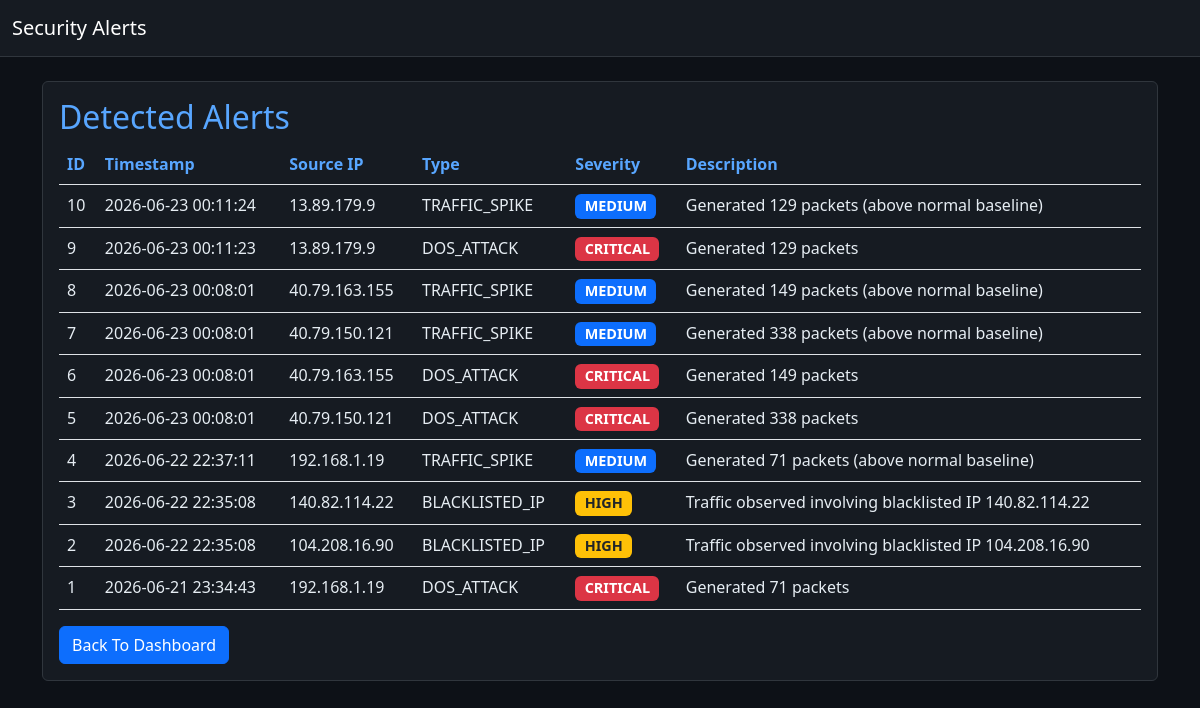
Screenshot of /alerts with the database file from the repository.
### tables this page shows
CREATE TABLE alerts (
        id INTEGER PRIMARY KEY AUTOINCREMENT,
        timestamp TEXT,
        source_ip TEXT,
        alert_type TEXT,
        description TEXT
    , severity TEXT);

### app.py (the view)
@app.route("/alerts")
def alerts():
    conn = sqlite3.connect(DB_NAME)
    alerts_df = pd.read_sql_query(
        """
        SELECT *
        FROM alerts
        ORDER BY id DESC
        """,
        conn
    )
    conn.close()
    return render_template(
        "alerts.html",
        alerts=alerts_df.to_dict("records")
    )

### templates/alerts.html (shortened to what this page needs)
<!DOCTYPE html>
<html>
<head>
<link href="https://cdn.jsdelivr.net/npm/bootstrap@5.3.3/dist/css/bootstrap.min.css"
      rel="stylesheet">
<link rel="stylesheet"
      href="{{ url_for('static', filename='style.css') }}">
</head>
<body>
<nav class="navbar navbar-dark mb-4">
<div class="container-fluid">
    <span class="navbar-brand">
        Security Alerts
    </span>
</div>
</nav>
<div class="container">
<div class="card">
    <div class="card-body">
        <h2>Detected Alerts</h2>
        <table class="table">
            <thead>
                <tr>
                    <th>ID</th>
                    <th>Timestamp</th>
                    <th>Source IP</th>
                    <th>Type</th>
                    <th>Severity</th>
                    <th>Description</th>
                </tr>
            </thead>
            <tbody>
            {% for alert in alerts %}
                <tr>
                    <td>{{ alert["id"] }}</td>
                    <td>{{ alert["timestamp"] }}</td>
                    <td>{{ alert["source_ip"] }}</td>
                    <td>{{ alert["alert_type"] }}</td>
                    <td>
                        {% if alert["severity"] == "CRITICAL" %}
                            <span class="badge bg-danger">
                                CRITICAL
                            </span>
                        {% elif alert["severity"] == "HIGH" %}
                            <span class="badge bg-warning text-dark">
                                HIGH
                            </span>
                        {% else %}
                            <span class="badge bg-primary">
                                {{ alert["severity"] }}
                            </span>
                        {% endif %}
                    </td>
                    <td>{{ alert["description"] }}</td>
                </tr>
            {% endfor %}
            </tbody>
        </table>
        <a href="/"
           class="btn btn-primary">
           Back To Dashboard
        </a>
    </div>
</div>
</div>
</body>
</html>

### static/style.css (style rules this page uses)
body { background-color: #0d1117 !important; color: #e6edf3 !important; }
.navbar { background-color: #161b22 !important; border-bottom: 1px solid #30363d; }
.card { background-color: #161b22 !important; border: 1px solid #30363d !important; color: #e6edf3 !important; }
.card-body { color: #e6edf3 !important; }
.table { color: #e6edf3 !important; background-color: #161b22 !important; }
.table th { color: #58a6ff !important; background-color: #161b22 !important; }
.table td { color: #e6edf3 !important; background-color: #161b22 !important; }
.table tr { background-color: #161b22 !important; }
h1, h2, h3, h4, h5 { color: #58a6ff !important; }
.btn-primary { margin-right: 10px; }
.badge { font-size: 0.9rem; }

### rows the page displays
alerts: id "10", timestamp "2026-06-23 00:11:24", source_ip "13.89.179.9", alert_type "TRAFFIC_SPIKE", severity "MEDIUM", description "Generated 129 packets (above normal baseline)"
alerts: id "9", timestamp "2026-06-23 00:11:23", source_ip "13.89.179.9", alert_type "DOS_ATTACK", severity "CRITICAL", description "Generated 129 packets"
alerts: id "8", timestamp "2026-06-23 00:08:01", source_ip "40.79.163.155", alert_type "TRAFFIC_SPIKE", severity "MEDIUM", description "Generated 149 packets (above normal baseline)"
alerts: id "7", timestamp "2026-06-23 00:08:01", source_ip "40.79.150.121", alert_type "TRAFFIC_SPIKE", severity "MEDIUM", description "Generated 338 packets (above normal baseline)"
alerts: id "6", timestamp "2026-06-23 00:08:01", source_ip "40.79.163.155", alert_type "DOS_ATTACK", severity "CRITICAL", description "Generated 149 packets"
alerts: id "5", timestamp "2026-06-23 00:08:01", source_ip "40.79.150.121", alert_type "DOS_ATTACK", severity "CRITICAL", description "Generated 338 packets"
alerts: id "4", timestamp "2026-06-22 22:37:11", source_ip "192.168.1.19", alert_type "TRAFFIC_SPIKE", severity "MEDIUM", description "Generated 71 packets (above normal baseline)"
alerts: id "3", timestamp "2026-06-22 22:35:08", source_ip "140.82.114.22", alert_type "BLACKLISTED_IP", severity "HIGH", description "Traffic observed involving blacklisted IP 140.82.114.22"
alerts: id "2", timestamp "2026-06-22 22:35:08", source_ip "104.208.16.90", alert_type "BLACKLISTED_IP", severity "HIGH", description "Traffic observed involving blacklisted IP 104.208.16.90"
alerts: id "1", timestamp "2026-06-21 23:34:43", source_ip "192.168.1.19", alert_type "DOS_ATTACK", severity "CRITICAL", description "Generated 71 packets"
